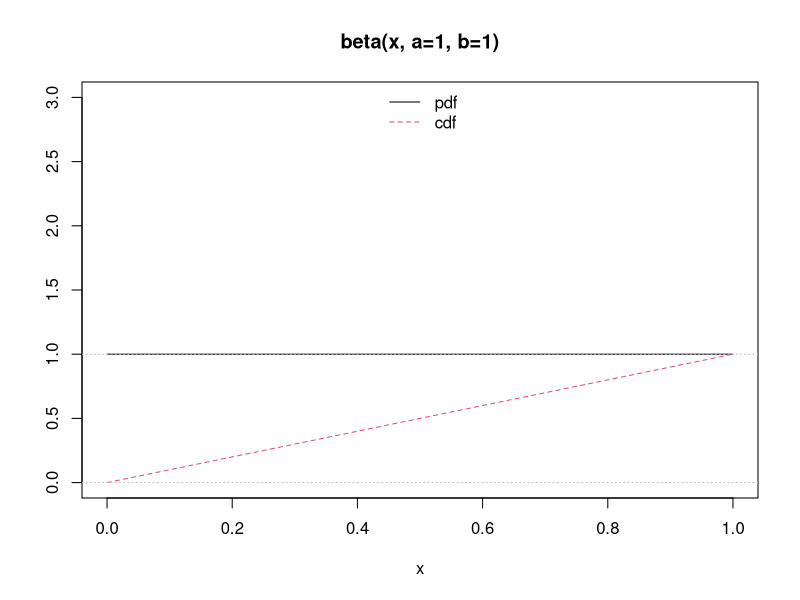
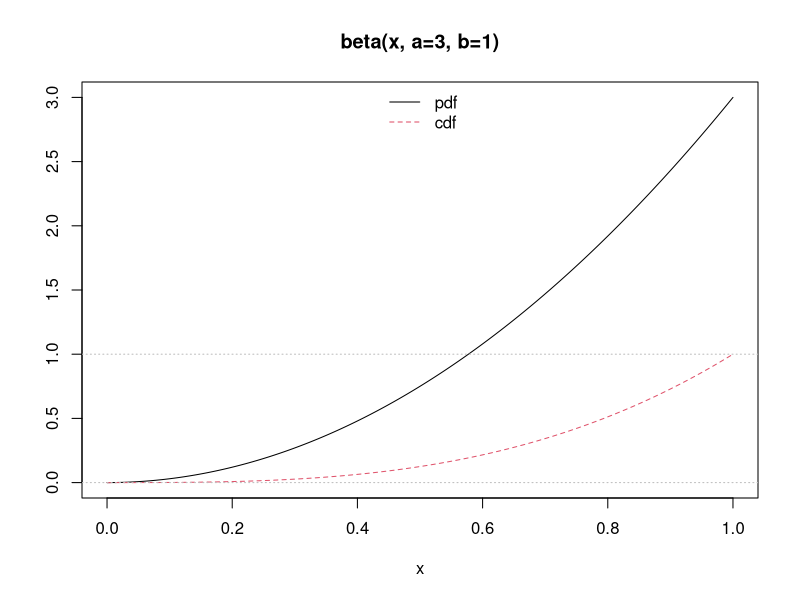
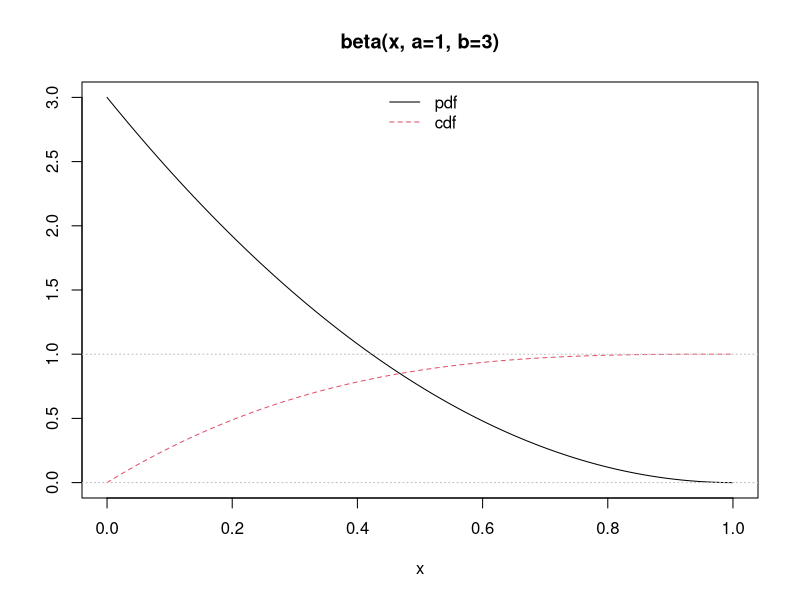
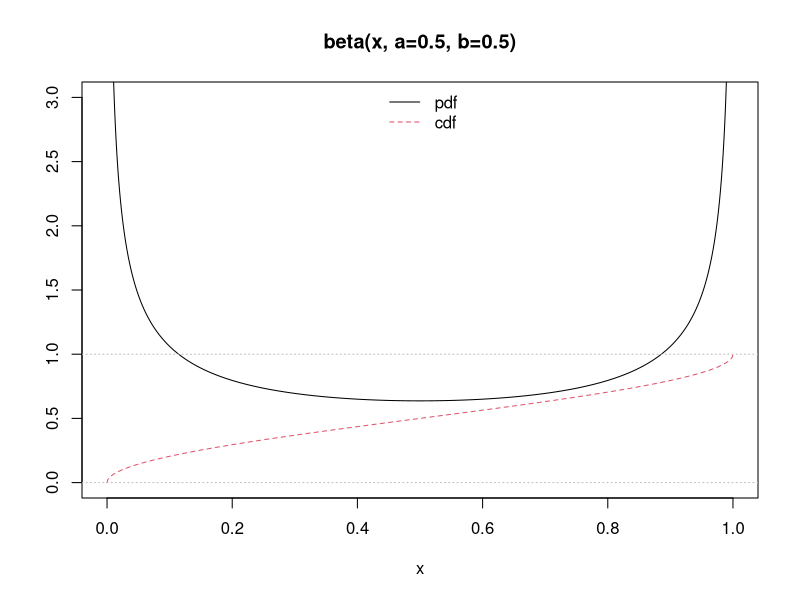
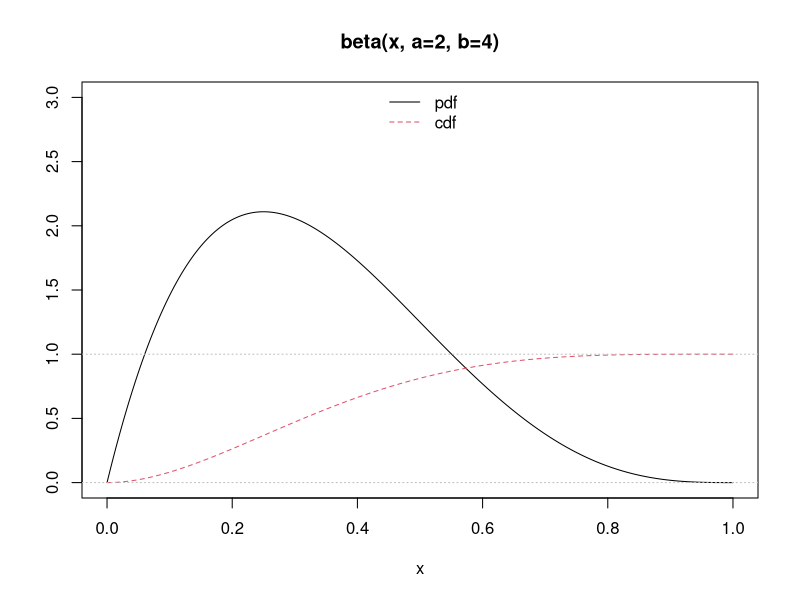
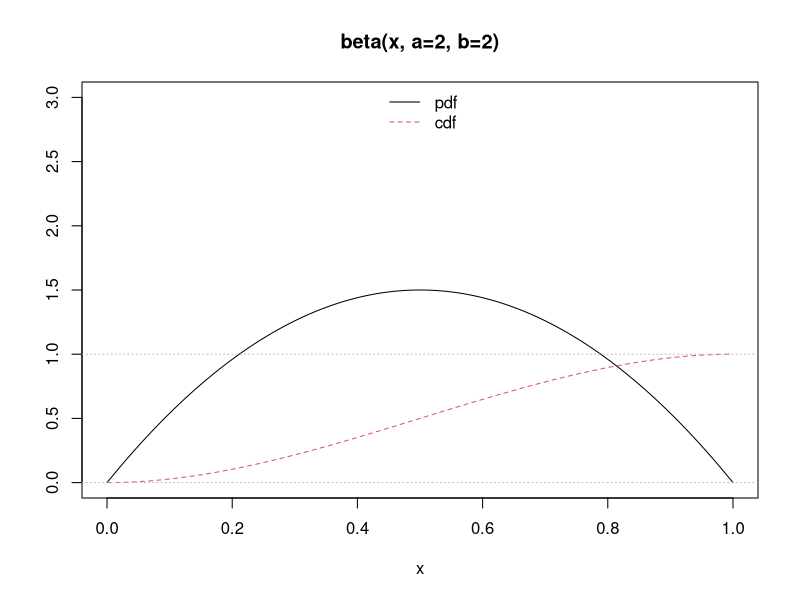
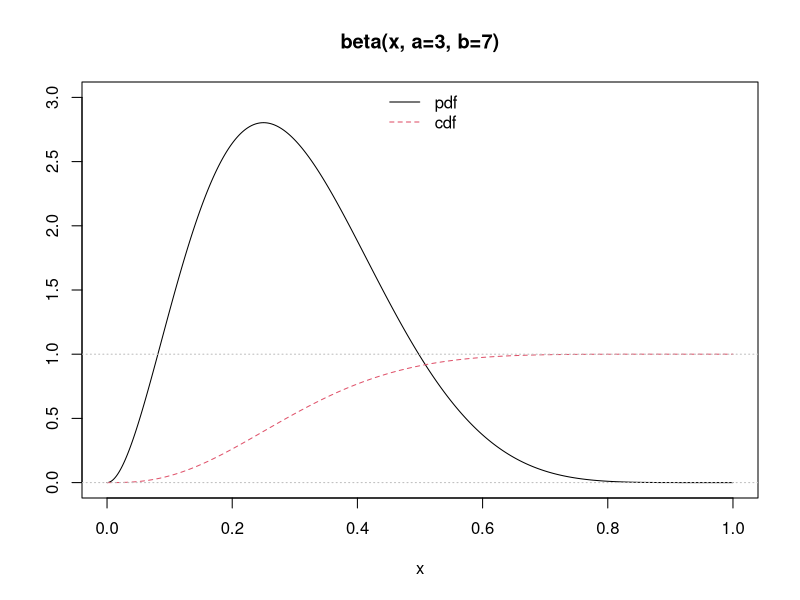
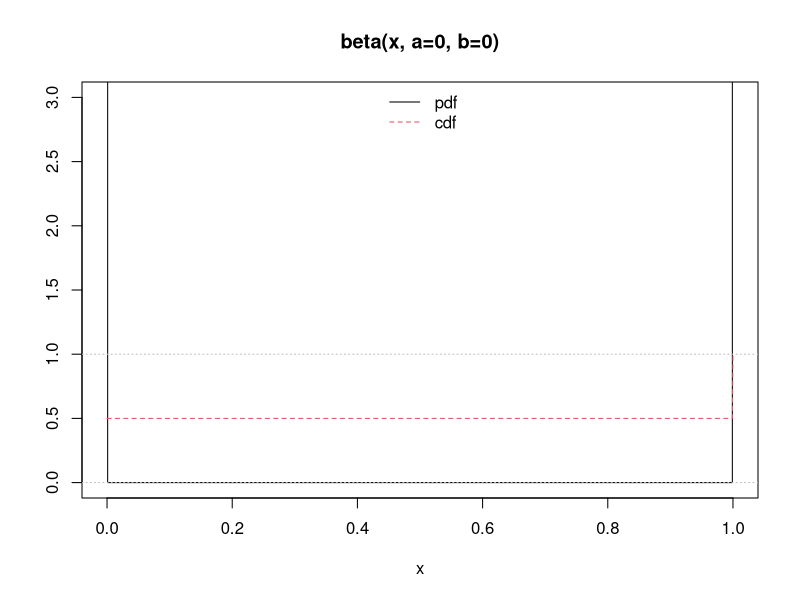

Reproduce these figures in R, in order.
#########################################################
## Bayesian Statistics
## Instructor: Jason Guo
## Quant III Lab 10
#########################################################

################################
# Simulate beta distribution ###
################################
library(foreign)
library(ggplot2)
library(gridExtra)

setwd("~/Dropbox/Quant3_TA/TA/w10")

x <- seq(0, 1, length = 21)
dbeta(x, 1, 1)
pbeta(x, 1, 1)

## Visualization, including limit cases:

pl.beta <- function(a,b, ylim = c(0, 3), xlim = c(0, 1)) {
  x <- seq(0, 1, length = 1025)
  fx <- cbind(dbeta(x, a,b), pbeta(x, a,b))
  f <- fx; f[fx == Inf] <- 1e100
  matplot(x, f, ylab="", type="l", ylim=ylim, xlim = xlim,
          main = sprintf("beta(x, a=%g, b=%g)", a,b))
  abline(h = 0:1, col="gray", lty=3)
  legend("top", c("pdf", "cdf"), col = 1:2, lty = 1:3, bty = "n")
}
pl.beta(1,1)
pl.beta(3,1)
pl.beta(1,3)
pl.beta(0.5,0.5)
pl.beta(2, 4)
pl.beta(2, 2)
pl.beta(3, 7)
pl.beta(0, 0)   ## point masses at  {0, 1}

pl.beta(0, 2)   ## point mass at 0 ; the same as
pl.beta(1, Inf)

pl.beta(Inf, 2) ## point mass at 1 ; the same as
pl.beta(3, 0)

pl.beta(Inf, Inf)# point mass at 1/2



##########################################################################
# beta prior and binomial likelihood, solve for posterior analytically ###
##########################################################################

# Simulate data
n <- 82
s <- 73
y <- sample(rep(c(0, 1), c(n-s, s)))

# since the y follows binomial distribution, \hat{\pi} should be n_successes/n = 73/82 = 0.8902
# let't check with MLE
fn <- function(pi){
  l <- -sum(dbinom(y, 1, pi, log = TRUE))
}

mle <- optim(0.05, fn, method="BFGS", hessian = TRUE)
mle$par

# if prior is an uninformative prior (beta(1,1)), then the posterior should be beta(74, 10)
plot.bayes <- function(a1, b1){
  x <- seq(0, 1, length = 100)
  prior.d <- dbeta(x, a1, b1)
  post.d <- dbeta(x, a1 + s, b1 + n - s)
  data <- data.frame(x, prior.d, post.d)
  p <- ggplot(data, mapping = aes(x = x))  + geom_line(aes(y = post.d, color = "posterior", linetype = "posterior"))
  p <- p + geom_line(mapping = aes(y = prior.d, color = "prior", linetype = "prior"))
  p <- p + theme_bw() + theme(panel.border = element_rect(colour = "black", size = 1),
                              panel.grid.major = element_blank(), panel.grid.minor = element_blank(),
                              axis.title.y = element_blank(), axis.ticks.y = element_blank(),
                              axis.text.y=element_blank(), legend.key = element_blank())
  p <- p + geom_vline(aes(xintercept = s/n, color = "mle", linetype = "mle"))
  p <- p + xlab(expression(pi)) 
  p <- p + scale_linetype_manual(name = "Lines", values = c("posterior" = 2, "prior" = 2, "mle" = 1))
  p <- p + scale_colour_manual(name = "Lines", values = c("posterior" = "blue", "prior" = "red", "mle" = "black"))
  p <- p + ggtitle(sprintf("beta(%g, %g) prior with n = %g", a1, b1, n))
  p
}

pdf("binomial_beta_2.pdf", height = 8, width = 10)
grid.arrange(plot.bayes(1, 1), plot.bayes(2, 4),
             plot.bayes(2, 12), ncol=2)
dev.off()


#########################################################
## posterior is getting close to MLE when n is large ####
#########################################################

n <- 82 * 20
s <- 73 * 20
y <- sample(rep(c(0, 1), c((n-s)*20, s*20)))

pdf("post_n_large_2.pdf", height = 8, width = 10)
grid.arrange(plot.bayes(1, 1), plot.bayes(2, 4),
             plot.bayes(2, 12), ncol=2)
dev.off()

##################
## Gibbs Sampler #
##################

y <- rnorm(20, 5, 20)

gibbs <- function(n.sim, mu0, tau2, a, b){
  n <- length(y)
  theta     <- list(mu=0, sigma2=1)      # Initial values
  theta.sim <- matrix(NA, n.sim, 2)
  for (i in 1:n.sim){
    theta$mu     <- rnorm(1, (mu0/tau2 + n*mean(y)/theta$sigma2)/(1/tau2 + n/theta$sigma2), sqrt(1/(1/tau2 + n/theta$sigma2)))
    theta$sigma2 <- 1/rgamma(1, n/2 + a , .5*sum((y-theta$mu)^2) + b) 
    theta.sim[i, ]  <- unlist(theta)
  }
  theta.sim
}

# posterior distribution
plot(density(gibbs(1000, 100, 100, 5, 5)[,1]))
# posterior mean
mean(gibbs(1000, 100, 100, 5, 5)[,1])
plot(density(gibbs(1000, 30, 100, 5, 5)[,2]))
# mle mean 
plot(density(y))
mean(y)
